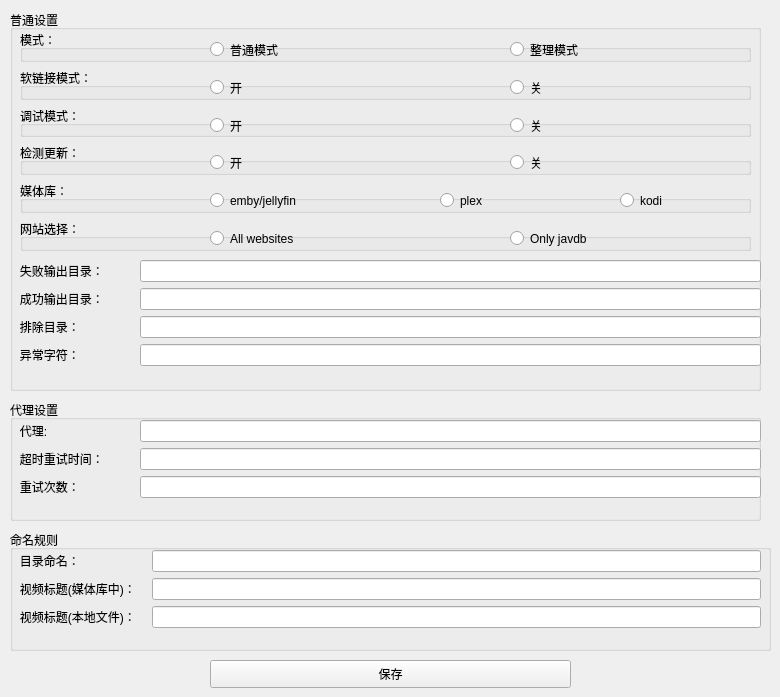
    <widget class="QWidget" name="page_setting">
     <widget class="QPushButton" name="pushButton_save_config">
      <property name="geometry">
       <rect>
        <x>210</x>
        <y>660</y>
        <width>361</width>
        <height>28</height>
       </rect>
      </property>
      <property name="text">
       <string>保存</string>
      </property>
     </widget>
     <widget class="QGroupBox" name="groupBox_8">
      <property name="geometry">
       <rect>
        <x>10</x>
        <y>530</y>
        <width>761</width>
        <height>121</height>
       </rect>
      </property>
      <property name="title">
       <string>命名规则</string>
      </property>
      <widget class="QWidget" name="formLayoutWidget_4">
       <property name="geometry">
        <rect>
         <x>0</x>
         <y>20</y>
         <width>751</width>
         <height>110</height>
        </rect>
       </property>
       <layout class="QFormLayout" name="formLayout_6">
        <item row="0" column="0">
         <widget class="QLabel" name="label_43">
          <property name="text">
           <string>   目录命名：             </string>
          </property>
         </widget>
        </item>
        <item row="0" column="1">
         <widget class="QLineEdit" name="lineEdit_dir_name"/>
        </item>
        <item row="1" column="0">
         <widget class="QLabel" name="label_44">
          <property name="text">
           <string>   视频标题(媒体库中)：   </string>
          </property>
         </widget>
        </item>
        <item row="1" column="1">
         <widget class="QLineEdit" name="lineEdit_media_name"/>
        </item>
        <item row="2" column="0">
         <widget class="QLabel" name="label_45">
          <property name="text">
           <string>   视频标题(本地文件)：   </string>
          </property>
         </widget>
        </item>
        <item row="2" column="1">
         <widget class="QLineEdit" name="lineEdit_local_name"/>
        </item>
       </layout>
      </widget>
     </widget>
     <widget class="QGroupBox" name="groupBox_9">
      <property name="geometry">
       <rect>
        <x>10</x>
        <y>400</y>
        <width>751</width>
        <height>121</height>
       </rect>
      </property>
      <property name="title">
       <string>代理设置</string>
      </property>
      <widget class="QWidget" name="formLayoutWidget_2">
       <property name="geometry">
        <rect>
         <x>0</x>
         <y>20</y>
         <width>751</width>
         <height>91</height>
        </rect>
       </property>
       <layout class="QFormLayout" name="formLayout_4">
        <item row="0" column="0">
         <widget class="QLabel" name="label_25">
          <property name="text">
           <string>   代理:                 </string>
          </property>
         </widget>
        </item>
        <item row="0" column="1">
         <widget class="QLineEdit" name="lineEdit_proxy"/>
        </item>
        <item row="1" column="0">
         <widget class="QLabel" name="label_26">
          <property name="text">
           <string>   超时重试时间：         </string>
          </property>
         </widget>
        </item>
        <item row="1" column="1">
         <widget class="QLineEdit" name="lineEdit_timeout"/>
        </item>
        <item row="2" column="0">
         <widget class="QLabel" name="label_27">
          <property name="text">
           <string>   重试次数：             </string>
          </property>
         </widget>
        </item>
        <item row="2" column="1">
         <widget class="QLineEdit" name="lineEdit_retry"/>
        </item>
       </layout>
      </widget>
     </widget>
     <widget class="QGroupBox" name="groupBox_10">
      <property name="geometry">
       <rect>
        <x>10</x>
        <y>10</y>
        <width>751</width>
        <height>381</height>
       </rect>
      </property>
      <property name="title">
       <string>普通设置</string>
      </property>
      <widget class="QWidget" name="formLayoutWidget_3">
       <property name="geometry">
        <rect>
         <x>0</x>
         <y>250</y>
         <width>751</width>
         <height>121</height>
        </rect>
       </property>
       <layout class="QFormLayout" name="formLayout">
        <item row="0" column="0">
         <widget class="QLabel" name="label_37">
          <property name="text">
           <string>   失败输出目录：         </string>
          </property>
         </widget>
        </item>
        <item row="0" column="1">
         <widget class="QLineEdit" name="lineEdit_fail"/>
        </item>
        <item row="1" column="0">
         <widget class="QLabel" name="label_39">
          <property name="frameShape">
           <enum>QFrame::NoFrame</enum>
          </property>
          <property name="text">
           <string>   成功输出目录：         </string>
          </property>
         </widget>
        </item>
        <item row="1" column="1">
         <widget class="QLineEdit" name="lineEdit_success"/>
        </item>
        <item row="2" column="0">
         <widget class="QLabel" name="label_40">
          <property name="text">
           <string>   排除目录：</string>
          </property>
         </widget>
        </item>
        <item row="2" column="1">
         <widget class="QLineEdit" name="lineEdit_escape_dir"/>
        </item>
        <item row="3" column="0">
         <widget class="QLabel" name="label_38">
          <property name="text">
           <string>   异常字符：             </string>
          </property>
         </widget>
        </item>
        <item row="3" column="1">
         <widget class="QLineEdit" name="lineEdit_escape_char"/>
        </item>
       </layout>
      </widget>
      <widget class="QWidget" name="verticalLayoutWidget_2">
       <property name="geometry">
        <rect>
         <x>10</x>
         <y>20</y>
         <width>731</width>
         <height>221</height>
        </rect>
       </property>
       <layout class="QVBoxLayout" name="verticalLayout_3">
        <item>
         <widget class="QGroupBox" name="groupBox">
          <property name="title">
           <string>模式：</string>
          </property>
          <widget class="QRadioButton" name="radioButton_common">
           <property name="geometry">
            <rect>
             <x>190</x>
             <y>10</y>
             <width>181</width>
             <height>19</height>
            </rect>
           </property>
           <property name="text">
            <string>普通模式</string>
           </property>
          </widget>
          <widget class="QRadioButton" name="radioButton_sort">
           <property name="geometry">
            <rect>
             <x>490</x>
             <y>10</y>
             <width>181</width>
             <height>19</height>
            </rect>
           </property>
           <property name="text">
            <string>整理模式</string>
           </property>
          </widget>
         </widget>
        </item>
        <item>
         <widget class="QGroupBox" name="groupBox_2">
          <property name="title">
           <string>软链接模式：</string>
          </property>
          <widget class="QRadioButton" name="radioButton_soft_on">
           <property name="geometry">
            <rect>
             <x>190</x>
             <y>10</y>
             <width>181</width>
             <height>19</height>
            </rect>
           </property>
           <property name="text">
            <string>开</string>
           </property>
          </widget>
          <widget class="QRadioButton" name="radioButton_soft_off">
           <property name="geometry">
            <rect>
             <x>490</x>
             <y>10</y>
             <width>181</width>
             <height>19</height>
            </rect>
           </property>
           <property name="text">
            <string>关</string>
           </property>
          </widget>
         </widget>
        </item>
        <item>
         <widget class="QGroupBox" name="groupBox_3">
          <property name="title">
           <string>调试模式：</string>
          </property>
          <widget class="QRadioButton" name="radioButton_debug_on">
           <property name="geometry">
            <rect>
             <x>190</x>
             <y>10</y>
             <width>181</width>
             <height>19</height>
            </rect>
           </property>
           <property name="text">
            <string>开</string>
           </property>
          </widget>
          <widget class="QRadioButton" name="radioButton_debug_off">
           <property name="geometry">
            <rect>
             <x>490</x>
             <y>10</y>
             <width>181</width>
             <height>19</height>
            </rect>
           </property>
           <property name="text">
            <string>关</string>
           </property>
          </widget>
         </widget>
        </item>
        <item>
         <widget class="QGroupBox" name="groupBox_4">
          <property name="title">
           <string>检测更新：</string>
          </property>
          <widget class="QRadioButton" name="radioButton_update_on">
           <property name="geometry">
            <rect>
             <x>190</x>
             <y>10</y>
             <width>181</width>
             <height>19</height>
            </rect>
           </property>
           <property name="text">
            <string>开</string>
           </property>
          </widget>
          <widget class="QRadioButton" name="radioButton_update_off">
           <property name="geometry">
            <rect>
             <x>490</x>
             <y>10</y>
             <width>181</width>
             <height>19</height>
            </rect>
           </property>
           <property name="text">
            <string>关</string>
           </property>
          </widget>
         </widget>
        </item>
        <item>
         <widget class="QGroupBox" name="groupBox_5">
          <property name="title">
           <string>媒体库：</string>
          </property>
          <widget class="QRadioButton" name="radioButton_emby">
           <property name="geometry">
            <rect>
             <x>190</x>
             <y>10</y>
             <width>181</width>
             <height>19</height>
            </rect>
           </property>
           <property name="text">
            <string>emby/jellyfin</string>
           </property>
          </widget>
          <widget class="QRadioButton" name="radioButton_plex">
           <property name="geometry">
            <rect>
             <x>420</x>
             <y>10</y>
             <width>181</width>
             <height>19</height>
            </rect>
           </property>
           <property name="text">
            <string>plex</string>
           </property>
          </widget>
          <widget class="QRadioButton" name="radioButton_kodi">
           <property name="geometry">
            <rect>
             <x>600</x>
             <y>10</y>
             <width>115</width>
             <height>19</height>
            </rect>
           </property>
           <property name="text">
            <string>kodi</string>
           </property>
          </widget>
         </widget>
        </item>
        <item>
         <widget class="QGroupBox" name="groupBox_11">
          <property name="title">
           <string>网站选择：</string>
          </property>
          <widget class="QRadioButton" name="radioButton_all">
           <property name="geometry">
            <rect>
             <x>190</x>
             <y>10</y>
             <width>291</width>
             <height>19</height>
            </rect>
           </property>
           <property name="text">
            <string>All websites</string>
           </property>
          </widget>
          <widget class="QRadioButton" name="radioButton_javdb">
           <property name="geometry">
            <rect>
             <x>490</x>
             <y>10</y>
             <width>115</width>
             <height>19</height>
            </rect>
           </property>
           <property name="text">
            <string>Only javdb</string>
           </property>
          </widget>
         </widget>
        </item>
       </layout>
      </widget>
     </widget>
    </widget>
